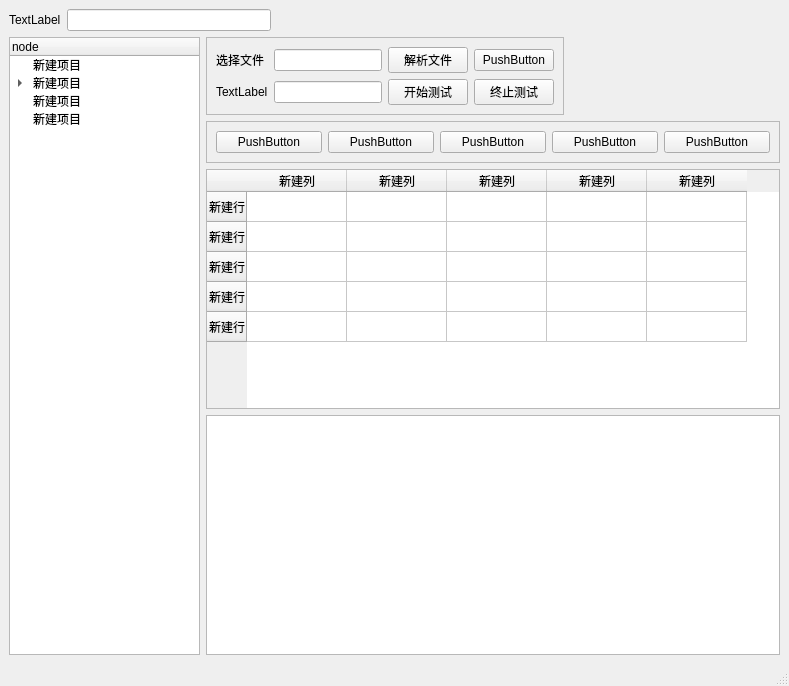
<?xml version="1.0" encoding="UTF-8"?>
<ui version="4.0">
 <class>MainWindow</class>
 <widget class="QMainWindow" name="MainWindow">
  <property name="geometry">
   <rect>
    <x>0</x>
    <y>0</y>
    <width>789</width>
    <height>686</height>
   </rect>
  </property>
  <property name="windowTitle">
   <string>MainWindow</string>
  </property>
  <widget class="QWidget" name="centralwidget">
   <layout class="QGridLayout" name="gridLayout" rowstretch="1,0" columnstretch="0">
    <item row="0" column="0">
     <layout class="QHBoxLayout" name="horizontalLayout_2" stretch="0,2,5">
      <item>
       <widget class="QLabel" name="label">
        <property name="text">
         <string>TextLabel</string>
        </property>
       </widget>
      </item>
      <item>
       <widget class="QLineEdit" name="lineEdit"/>
      </item>
      <item>
       <spacer name="horizontalSpacer">
        <property name="orientation">
         <enum>Qt::Horizontal</enum>
        </property>
        <property name="sizeHint" stdset="0">
         <size>
          <width>40</width>
          <height>20</height>
         </size>
        </property>
       </spacer>
      </item>
     </layout>
    </item>
    <item row="1" column="0">
     <layout class="QHBoxLayout" name="horizontalLayout" stretch="1,3">
      <property name="spacing">
       <number>6</number>
      </property>
      <property name="sizeConstraint">
       <enum>QLayout::SetDefaultConstraint</enum>
      </property>
      <property name="rightMargin">
       <number>0</number>
      </property>
      <item>
       <layout class="QVBoxLayout" name="verticalLayout_2" stretch="0">
        <property name="topMargin">
         <number>0</number>
        </property>
        <item>
         <widget class="QTreeWidget" name="treeWidget">
          <property name="enabled">
           <bool>true</bool>
          </property>
          <property name="sizePolicy">
           <sizepolicy hsizetype="Preferred" vsizetype="Preferred">
            <horstretch>0</horstretch>
            <verstretch>0</verstretch>
           </sizepolicy>
          </property>
          <property name="layoutDirection">
           <enum>Qt::LeftToRight</enum>
          </property>
          <column>
           <property name="text">
            <string>node</string>
           </property>
          </column>
          <item>
           <property name="text">
            <string>新建项目</string>
           </property>
          </item>
          <item>
           <property name="text">
            <string>新建项目</string>
           </property>
           <item>
            <property name="text">
             <string>新建子项目</string>
            </property>
           </item>
           <item>
            <property name="text">
             <string>新建子项目</string>
            </property>
           </item>
           <item>
            <property name="text">
             <string>新建子项目</string>
            </property>
           </item>
          </item>
          <item>
           <property name="text">
            <string>新建项目</string>
           </property>
          </item>
          <item>
           <property name="text">
            <string>新建项目</string>
           </property>
          </item>
         </widget>
        </item>
       </layout>
      </item>
      <item>
       <layout class="QVBoxLayout" name="verticalLayout" stretch="0,0,0,0">
        <item>
         <widget class="QFrame" name="frame">
          <property name="sizePolicy">
           <sizepolicy hsizetype="Fixed" vsizetype="Preferred">
            <horstretch>0</horstretch>
            <verstretch>0</verstretch>
           </sizepolicy>
          </property>
          <property name="frameShape">
           <enum>QFrame::StyledPanel</enum>
          </property>
          <property name="frameShadow">
           <enum>QFrame::Raised</enum>
          </property>
          <layout class="QGridLayout" name="gridLayout_2" columnstretch="0,0,0,0">
           <property name="rightMargin">
            <number>9</number>
           </property>
           <property name="horizontalSpacing">
            <number>6</number>
           </property>
           <item row="0" column="1">
            <widget class="QLineEdit" name="lineEdit_file"/>
           </item>
           <item row="1" column="1">
            <widget class="QLineEdit" name="lineEdit_3"/>
           </item>
           <item row="0" column="2">
            <widget class="QPushButton" name="pushButton_analyze_files">
             <property name="text">
              <string>解析文件</string>
             </property>
            </widget>
           </item>
           <item row="0" column="0">
            <widget class="QLabel" name="label_file">
             <property name="text">
              <string>选择文件</string>
             </property>
            </widget>
           </item>
           <item row="1" column="2">
            <widget class="QPushButton" name="pushButton_test_start">
             <property name="text">
              <string>开始测试</string>
             </property>
            </widget>
           </item>
           <item row="0" column="3">
            <widget class="QPushButton" name="pushButton_3">
             <property name="text">
              <string>PushButton</string>
             </property>
            </widget>
           </item>
           <item row="1" column="0">
            <widget class="QLabel" name="label_3">
             <property name="text">
              <string>TextLabel</string>
             </property>
            </widget>
           </item>
           <item row="1" column="3">
            <widget class="QPushButton" name="pushButton_test_stop">
             <property name="text">
              <string>终止测试</string>
             </property>
            </widget>
           </item>
          </layout>
         </widget>
        </item>
        <item>
         <widget class="QFrame" name="frame_2">
          <property name="frameShape">
           <enum>QFrame::StyledPanel</enum>
          </property>
          <property name="frameShadow">
           <enum>QFrame::Raised</enum>
          </property>
          <layout class="QHBoxLayout" name="horizontalLayout_3">
           <item>
            <widget class="QPushButton" name="pushButton_5">
             <property name="text">
              <string>PushButton</string>
             </property>
            </widget>
           </item>
           <item>
            <widget class="QPushButton" name="pushButton_6">
             <property name="text">
              <string>PushButton</string>
             </property>
            </widget>
           </item>
           <item>
            <widget class="QPushButton" name="pushButton_7">
             <property name="text">
              <string>PushButton</string>
             </property>
            </widget>
           </item>
           <item>
            <widget class="QPushButton" name="pushButton_8">
             <property name="text">
              <string>PushButton</string>
             </property>
            </widget>
           </item>
           <item>
            <widget class="QPushButton" name="pushButton_9">
             <property name="text">
              <string>PushButton</string>
             </property>
            </widget>
           </item>
          </layout>
         </widget>
        </item>
        <item>
         <widget class="QTableWidget" name="tableWidget">
          <row>
           <property name="text">
            <string>新建行</string>
           </property>
          </row>
          <row>
           <property name="text">
            <string>新建行</string>
           </property>
          </row>
          <row>
           <property name="text">
            <string>新建行</string>
           </property>
          </row>
          <row>
           <property name="text">
            <string>新建行</string>
           </property>
          </row>
          <row>
           <property name="text">
            <string>新建行</string>
           </property>
          </row>
          <column>
           <property name="text">
            <string>新建列</string>
           </property>
          </column>
          <column>
           <property name="text">
            <string>新建列</string>
           </property>
          </column>
          <column>
           <property name="text">
            <string>新建列</string>
           </property>
          </column>
          <column>
           <property name="text">
            <string>新建列</string>
           </property>
          </column>
          <column>
           <property name="text">
            <string>新建列</string>
           </property>
          </column>
         </widget>
        </item>
        <item>
         <widget class="QTextBrowser" name="textBrowser"/>
        </item>
       </layout>
      </item>
     </layout>
    </item>
   </layout>
  </widget>
  <widget class="QMenuBar" name="menubar">
   <property name="geometry">
    <rect>
     <x>0</x>
     <y>0</y>
     <width>789</width>
     <height>23</height>
    </rect>
   </property>
  </widget>
  <widget class="QStatusBar" name="statusbar"/>
 </widget>
 <resources/>
 <connections/>
</ui>
